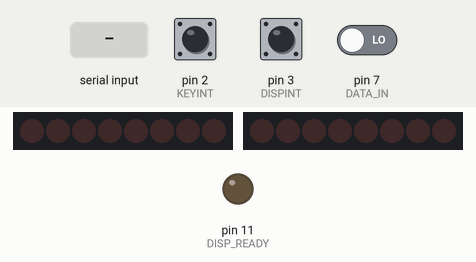
Recording of a sketch running on a simulated Arduino Uno, built with avr-gcc and run on an emulated ATmega328P. Parts: 2 × 8 shift-register outputs drawn as a row of LEDs (first output left, lit = HIGH), output pins drawn as LEDs (lit = HIGH). Wiring (inferred from the names in the program): 2 × shift register (74HC595): data pin 9, shift clock pin 8 / data pin 4, shift clock pin 5. Wiring (inferred from the signals the program sends): 2 × row of LEDs: on Q0, Q1, Q2, Q3, Q4, Q5, Q6, Q7 / on Q0, Q1, Q2, Q3, Q4, Q5, Q6, Q7. The inputs (shaded band) are chosen by the test bench; at power-on: pin 2 (KEYINT) HIGH, pin 3 (DISPINT) HIGH, pin 7 (DATA_IN) LOW. Pins used as bus, display or sensor lines are not drawn; what the sketch prints to the serial monitor is not drawn.

Above: at 1.2 s.
1.3 s: "1\n" received over Serial
At 1.7 s:
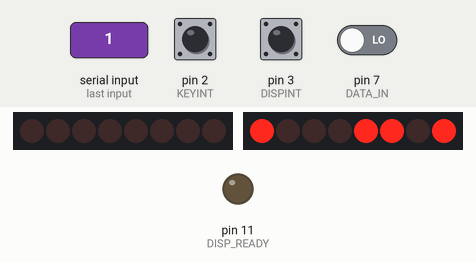
2.8 s: pin 2 (KEYINT) pulled LOW for 0.15 s
At 4.0 s:
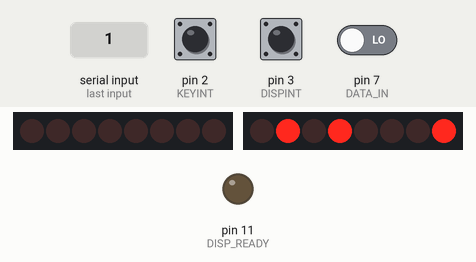
4.4 s: byte 13 ('\r') received over Serial
At 5.3 s:
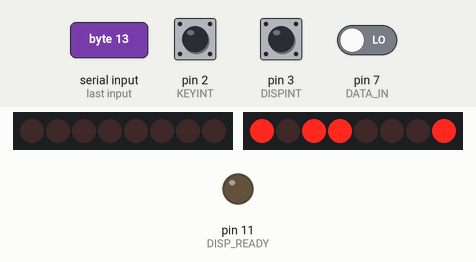
5.9 s: pin 3 (DISPINT) driven LOW
At 6.4 s:
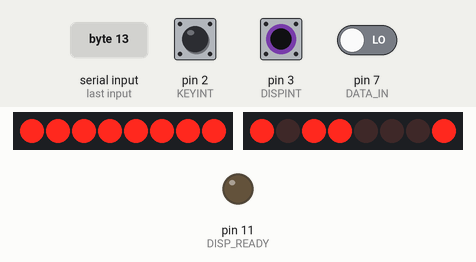
7.4 s: pin 3 (DISPINT) pulsed HIGH 2 times (0.12 s each, 0.3 s apart)
Timing chart, 0 to 10.4 s (numbered marks = the images above; inputs shaded):
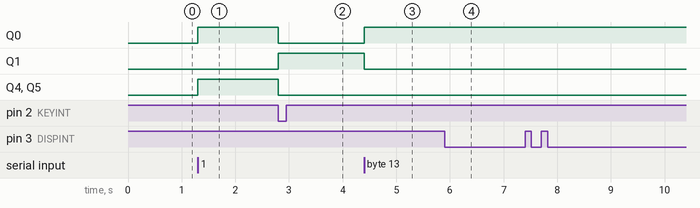

The sketch:

PIA68A21.ino
```cpp
// PPPP   III    A
// P   P   I    A A
// P   P   I   A   A
// PPPP    I   AAAAA
// P       I   A   A
// P       I   A   A
// P      III  A   A

String Ident = "PIA serial interface version 2.0 26/11/2023";
const byte KEYINT = 2;
const byte DISPINT = 3;
//------------------------
// Keyboard driver section
//------------------------
//
// physical pin definition
const byte DATA_OUT   = 4;
const byte CLOCK_OUT  = 5;
const byte STROBE_OUT = 6;
//
// internal buffer definition
//
#define KEYBBUFLEN 128
char keybBuf[KEYBBUFLEN];
byte keybBufReadP;
byte keybBufWriteP;
byte keybBufLen;
bool keybRegFree;

bool countEnable;
unsigned long int counter;

//----------------------  -
// display driver section
//-----------------------
//
// physical pin definition
//
const byte DATA_IN    = 7;   // ATmega328P PD7
const byte CLOCK_IN   = 8;   // ATmega328P PB0
const byte LATCH_IN   = 9;   // ATmega328P PB1
const byte KEYSTROBE  = 10;  // ATmega328P PB2
const byte DISP_READY = 11;  // ATmega328P PB3

char  inchar;


// int detection variables
int keyIntCount;       // last Key interrupt detected
int dispIntCount;      // last Disp interrupt detected
int keyIntHandled;     // last Key interrupt treated
int dispIntHandled;    // last Disp interrupt treated

void setup() {
  keyIntCount    = 0;
  dispIntCount   = 0;
  keyIntHandled  = 0;
  dispIntHandled = 0;

  // attach inteerupt pin on rising edge
  pinMode(KEYINT, INPUT);
  attachInterrupt(digitalPinToInterrupt(KEYINT), keyint, FALLING);
  //attachInterrupt(KEYINT, keyint, FALLING);

  pinMode(DISPINT, INPUT);
  attachInterrupt(digitalPinToInterrupt(DISPINT),dispint, FALLING);
  //attachInterrupt(DISPINT,dispint, FALLING);


  // Keyboard data register control
  digitalWrite(DATA_OUT,LOW);
  digitalWrite(CLOCK_OUT,HIGH);
  digitalWrite(STROBE_OUT,HIGH);
  pinMode(CLOCK_OUT,OUTPUT);
  pinMode(DATA_OUT,OUTPUT);
  pinMode(STROBE_OUT,OUTPUT);

  // no character available
  // keyboard buffer variable
  keybBufLen = 0;
  keybBufReadP = 0;
  keybBufWriteP = 0;
  keybRegFree = true;

  // display section
  pinMode(DATA_IN,INPUT);
  digitalWrite(CLOCK_IN,LOW);
  digitalWrite(LATCH_IN,HIGH); // make sure incorrect data are not latched
  pinMode(CLOCK_IN,OUTPUT);
  pinMode(LATCH_IN,OUTPUT);

  digitalWrite(DISP_READY,LOW);
  pinMode(DISP_READY,OUTPUT);

  digitalWrite(KEYSTROBE,LOW);
  pinMode(KEYSTROBE,OUTPUT);

  countEnable = false;
  counter = 0;

  // initialise serial port
  Serial.begin(9600);
  Serial.println(Ident);
}

void dispint()
{
  //Serial.println("dispint");
  // register incomming interrupt only
  // all treatement will be done in the
  // background task
  dispIntCount++;
}

void keyint()
{
  //Serial.println("keyint");
  // register incomming interrupt only
  // all treatement will be done in the
  // background task
  //Serial.println("KEYINT");
  keyIntCount++;
}

//
// get display character
// use direct part acces to speed up process
//
char dataIn()
{
  // latch data bus content in
  digitalWrite(LATCH_IN,LOW);  //D9//PB1;    // allow parallel latch
  digitalWrite(CLOCK_IN,HIGH);  //D8/PB0;   // generate a Rising pulse
  digitalWrite(CLOCK_IN,LOW);  //D8/PB0;
  digitalWrite(LATCH_IN,HIGH); //D9/PB1
  // retreive the 8 data bits
  for (byte count=0;count<8;count++)
  {
    inchar = (inchar<<1)+((digitalRead(DATA_IN)==HIGH)?1:0);
    digitalWrite(CLOCK_IN,HIGH);//D7//PD7
    digitalWrite(CLOCK_IN,LOW);//D7//PD7
  }
  return (char)(inchar &0x7F);
}

//
// send data to the keyboard port
//
void dataOut(byte output_val)
{
  //Serial.print("DataOut ");
  //Serial.println(output_val,HEX);
  output_val |= 0x80;
  digitalWrite(STROBE_OUT,LOW);

  digitalWrite(CLOCK_OUT,LOW);
  shiftOut(DATA_OUT,CLOCK_OUT,MSBFIRST,output_val|0x80);

  digitalWrite(STROBE_OUT,HIGH);

  // generate keyboard strobe
  digitalWrite(KEYSTROBE,HIGH);
  delayMicroseconds(100);
  digitalWrite(KEYSTROBE,LOW);

}

//
// check incoming characters
//
void checkKeybIn()
{
  if (Serial.available() == true)
  {
    char c = Serial.read();
    if (keybRegFree)
  //if (true)
    {
      // no character in the queue, output it
      // directly
      dataOut(c);
      keybRegFree = false;
    }
    else
    {
      // already one char in the 4094 chip, add it to the queue
      if (keybBufLen < KEYBBUFLEN)
      {
        //Serial.println("QUEUE CHAR");
        keybBuf[keybBufWriteP] = c;
        keybBufWriteP = (++keybBufWriteP & (KEYBBUFLEN-1));
        keybBufLen++;
      }
    }
  }

}

//
// background task
//
void loop() {
  checkKeybIn();
  if (keyIntCount != keyIntHandled)
  {
    //Serial.println("dequeue");
    // keyboard read interruption detected
    keyIntHandled++;  // acknowledge interrupt
    if (keybBufLen != 0)
    {
      // a character is available
      // latch it in the 4094 chip
      dataOut(keybBuf[keybBufReadP++] );
      // check wrap around
      if (keybBufReadP == KEYBBUFLEN) keybBufReadP = 0;
      keybBufLen--;
      if (keybBufLen == 0) keybRegFree = true;
    }
    else
    {
      // indicate the buffer is empty
      keybRegFree = true;
    }
  }
  if (dispIntCount != dispIntHandled)
  {

    char c =  dataIn();
    if (countEnable) counter++;
    switch (c)
    {
      case '\x18':
        countEnable= true;
        counter = 0;
        dataOut('\x18');   // acknowledge test
        break;
      case '\x19':
        counter--;           // do not count ctrl-y
        countEnable=false; // end test
        break;
      case '\x1a':
        Serial.print("*** end of test ***");
        Serial.println(counter,HEX);
        break;
      case '\r':
        Serial.write('\r');
        Serial.write('\n');
        break;
      default:
        Serial.write(c);
    }
    // make display ready
    // generate RDA
    //digitalWrite(DISP_READY,LOW);
    //delayMicroseconds(3);
    digitalWrite(DISP_READY,HIGH);
    delayMicroseconds(1);
    digitalWrite(DISP_READY,LOW);

    dispIntHandled++;  // acknowledge interrupt
  }
}
```

Measured:
- after the input at 1.3 s, Q0, Q4, Q5: LOW → HIGH at once
- after the input at 2.8 s, Q0, Q4, Q5: HIGH → LOW at once; Q1: LOW → HIGH at once
- after the input at 4.4 s, Q0: LOW → HIGH at once; Q1: HIGH → LOW at once
